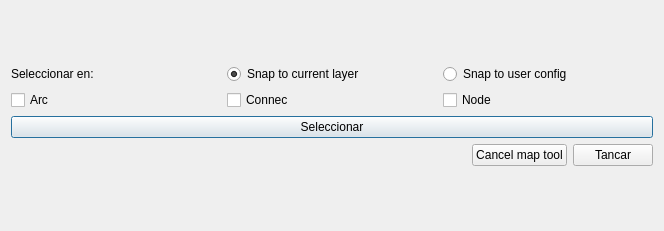
<?xml version="1.0" encoding="UTF-8"?>
<ui version="4.0">
 <class>Dialog</class>
 <widget class="QDialog" name="Dialog">
  <property name="geometry">
   <rect>
    <x>0</x>
    <y>0</y>
    <width>664</width>
    <height>231</height>
   </rect>
  </property>
  <property name="windowTitle">
   <string>Botó 2</string>
  </property>
  <layout class="QGridLayout" name="gridLayout">
   <item row="0" column="0" colspan="2">
    <layout class="QVBoxLayout" name="verticalLayout">
     <item>
      <layout class="QHBoxLayout" name="horizontalLayout_layer_groups">
       <item>
        <widget class="QLabel" name="label">
         <property name="text">
          <string>Seleccionar en:</string>
         </property>
        </widget>
       </item>
       <item>
        <widget class="QRadioButton" name="rdb_layers_active">
         <property name="toolTip">
          <string>Fes Snapping només a la capa seleccionada.</string>
         </property>
         <property name="text">
          <string>Snap to current layer</string>
         </property>
         <property name="checked">
          <bool>true</bool>
         </property>
        </widget>
       </item>
       <item>
        <widget class="QRadioButton" name="rdb_layers_all">
         <property name="toolTip">
          <string>Fes Snapping a totes les capes.</string>
         </property>
         <property name="text">
          <string>Snap to user config</string>
         </property>
        </widget>
       </item>
      </layout>
     </item>
     <item>
      <layout class="QHBoxLayout" name="horizontalLayout_layers">
       <item>
        <widget class="QCheckBox" name="chk_layer_arc">
         <property name="text">
          <string>Arc</string>
         </property>
        </widget>
       </item>
       <item>
        <widget class="QCheckBox" name="chk_layer_connec">
         <property name="text">
          <string>Connec</string>
         </property>
        </widget>
       </item>
       <item>
        <widget class="QCheckBox" name="chk_layer_node">
         <property name="text">
          <string>Node</string>
         </property>
        </widget>
       </item>
      </layout>
     </item>
     <item>
      <layout class="QHBoxLayout" name="horizontalLayout_selection">
       <item>
        <widget class="QPushButton" name="btn_select">
         <property name="enabled">
          <bool>true</bool>
         </property>
         <property name="text">
          <string>Seleccionar</string>
         </property>
        </widget>
       </item>
      </layout>
     </item>
     <item>
      <layout class="QHBoxLayout" name="horizontalLayout_final">
       <item>
        <spacer name="horizontalSpacer">
         <property name="orientation">
          <enum>Qt::Horizontal</enum>
         </property>
         <property name="sizeHint" stdset="0">
          <size>
           <width>40</width>
           <height>20</height>
          </size>
         </property>
        </spacer>
       </item>
       <item>
        <widget class="QPushButton" name="btn_cancel">
         <property name="text">
          <string>Cancel map tool</string>
         </property>
        </widget>
       </item>
       <item>
        <widget class="QPushButton" name="btn_close">
         <property name="text">
          <string>Tancar</string>
         </property>
        </widget>
       </item>
      </layout>
     </item>
    </layout>
   </item>
  </layout>
 </widget>
 <resources/>
 <connections/>
</ui>
